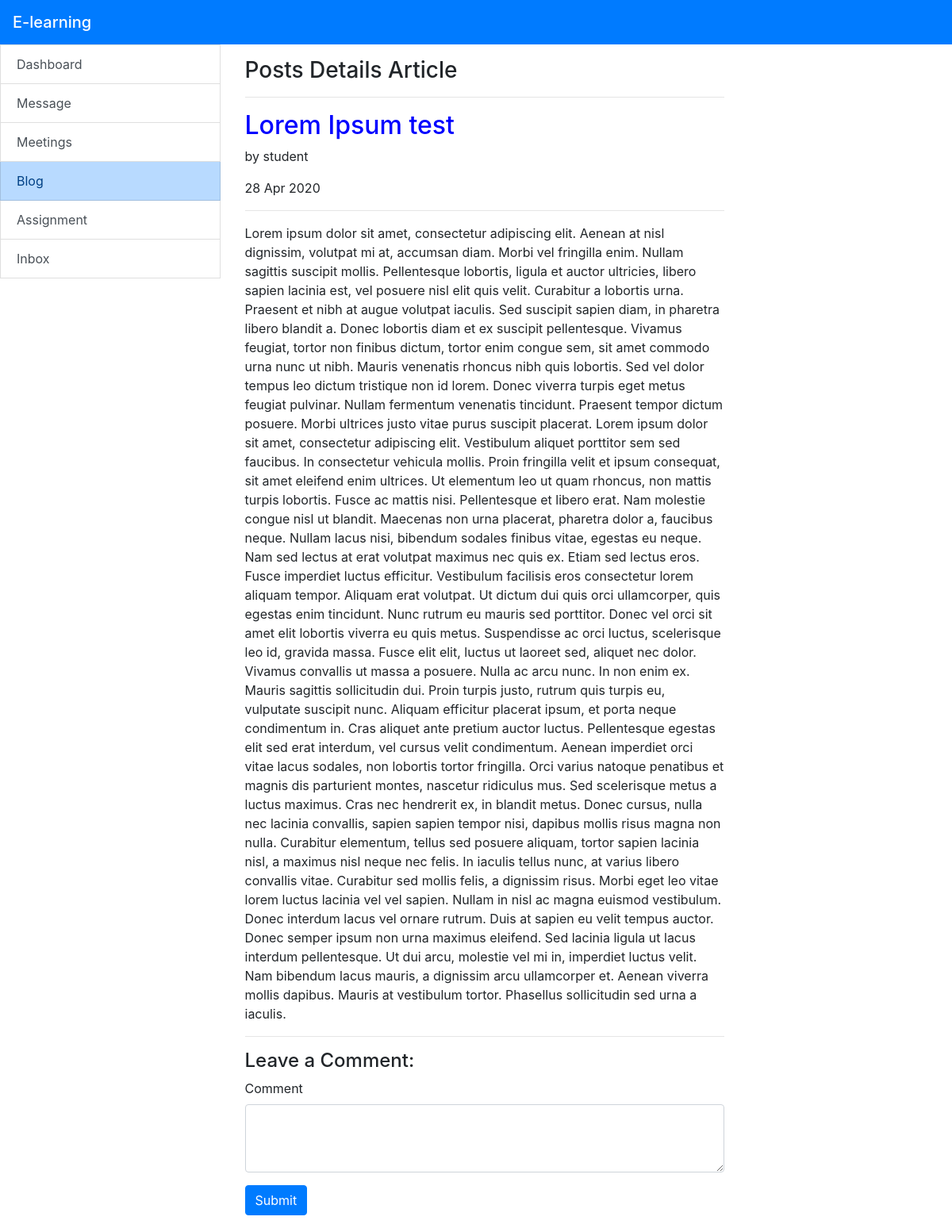
The app's page /Student_comment_blog.php?pt_id=9 with its own data.
### tables this page shows
CREATE TABLE `post` (
  `post_id` int(11) NOT NULL,
  `title` varchar(225) NOT NULL,
  `username` varchar(50) NOT NULL,
  `date` date NOT NULL,
  `content` text NOT NULL
);

### include/function.php (called while the page is built, shortened)
<?php
include_once 'database.php';
function query($sql) {
  global $connection;
  return mysqli_query($connection, $sql);
}
function fetch_array($result){
  return mysqli_fetch_array($result);
}
 ?>

### Student_comment_blog.php (the view, shortened to what this page needs)
<?php
include 'include/header.php';
?>
<div class="container-fluid row">
  <div class="list-group col-3">
    <?php
    include './include/sidebar.php';
    ?>
  </div>
  <div class="col-9 row p-3">
    <div class="container mx-auto">
      <div class="row">
 <div class="col-md-9">
                <?php
if (isset($_GET['pt_id'])) {
    $post_the_id = $_GET['pt_id'];
$query = query("SELECT * FROM post WHERE post_id = $post_the_id");
 while ($row = fetch_array($query)) {
    $title = $row['title'];
    $username = $row['username'];
    $date = $row['date'];
    $date = strtotime($date);
    $date = date('d M Y', $date);
    $content = $row['content'];
    ?>
        <h3>Posts Details Article</h3>
      <hr>
      <h2 style="color: blue;"><?php echo $title ?></h2>
      <p>by <?php echo $username ?></p>
      <span><?php echo $date ?></span>
      <hr>
      <p><?php echo $content ?></p>
      <hr>
<?php } } ?>
</div>
                <div class="col-md-9">
                    <h4>Leave a Comment:</h4>
                    <form action="" method="post" role="form">
                        <div class="form-group">
                             <label for="comment">Comment</label>
                            <textarea name="comment" class="form-control" rows="3"></textarea>
                        </div>
                        <button type="submit" name="create_comment" class="btn btn-primary">Submit</button>
                    </form>
                </div>
      </div>
    </div>
  </div>
</div>
<?php include './include/footer.php'; ?>

### records on screen
post: title "Lorem Ipsum test", username "student", date "28 Apr 2020", content "Lorem ipsum dolor sit amet, consectetur adipiscing elit. Aenean at nisl dignissim, volutpat mi at, accumsan diam. Morbi vel fringilla enim. Nullam sagittis suscipit mollis. Pellentesque lobortis, ligula et auctor ultricies, libero sapien lacinia est, vel posuere nisl elit quis velit. Curabitur a lobortis urna. Praesent et nibh at augue volutpat iaculis. Sed suscipit sapien diam, in pharetra libero blandit a. Donec lobortis diam et ex suscipit pellentesque. Vivamus feugiat, tortor non finibus dictum, tortor enim congue sem, sit amet commodo urna nunc ut nibh. Mauris venenatis rhoncus nibh quis lobortis. Sed vel dolor tempus leo dictum tristique non id lorem. Donec viverra turpis eget metus…"

### other values on screen
$value "Dashboard"
$value "Message"
$value "Meetings"
$value "Blog"
$value "Assignment"
$value "Inbox"
